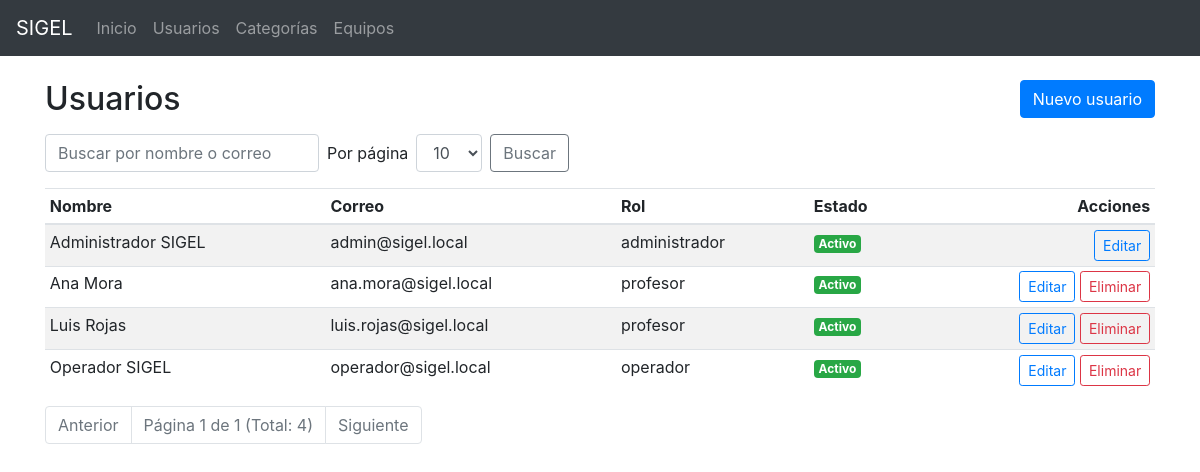
Page /pages/usuarios.php (signed in) on the committed database.
### tables this page shows
CREATE TABLE IF NOT EXISTS usuarios (
    id INT NOT NULL AUTO_INCREMENT,
    rol_id INT NOT NULL,
    nombre VARCHAR(100) NOT NULL,
    correo VARCHAR(150) NOT NULL,
    password_hash VARCHAR(255) NULL,
    activo TINYINT(1) NOT NULL DEFAULT 1,
    intentos_fallidos INT NOT NULL DEFAULT 0,
    bloqueado_hasta DATETIME NULL,
    eliminado_en DATETIME NULL,
    creado_en TIMESTAMP NOT NULL DEFAULT CURRENT_TIMESTAMP,
    PRIMARY KEY (id),
    UNIQUE (correo),
    FOREIGN KEY (rol_id) REFERENCES roles(id)
);

CREATE TABLE IF NOT EXISTS roles (
    id INT NOT NULL AUTO_INCREMENT, 
    nombre VARCHAR(30) NOT NULL,
    PRIMARY KEY (id),
    UNIQUE KEY (nombre)
);

### utils/usuarios.php (called while the page is built, shortened)
<?php
require_once __DIR__ . '/helpers.php';
function contarUsuarios(PDO $pdo, string $busqueda): int {
    $stmt = $pdo->prepare('SELECT COUNT(*) FROM usuarios u
                           WHERE u.eliminado_en IS NULL
                           AND (u.nombre LIKE :q1 OR u.correo LIKE :q2)');
    $patron = patronBusqueda($busqueda);
    $stmt->execute([':q1' => $patron, ':q2' => $patron]);
    return (int) $stmt->fetchColumn();
}
function listarUsuarios(PDO $pdo, string $busqueda, int $limite, int $offset): array {
    $stmt = $pdo->prepare('SELECT u.id, u.nombre, u.correo, u.activo, r.nombre AS rol
                           FROM usuarios u
                           INNER JOIN roles r ON r.id =u.rol_id
                           WHERE u.eliminado_en IS NULL
                           AND (u.nombre LIKE :q1 OR u.correo LIKE :q2)
                           ORDER BY u.nombre ASC, u.id ASC
                           LIMIT :limite OFFSET :offset');
    $patron = patronBusqueda($busqueda);
    $stmt->bindValue(':q1', $patron);
    $stmt->bindValue(':q2', $patron);
    $stmt->bindValue(':limite', $limite, PDO::PARAM_INT);
    $stmt->bindValue(':offset', $offset, PDO::PARAM_INT);
    $stmt->execute();
    return $stmt->fetchAll();
}

### utils/preferencias.php (called while the page is built, shortened)
<?php
function perPageValido($valor): ?int {
    if (!is_string($valor) && !is_int($valor)) {
        return null;
    }
    $numero = filter_var($valor, FILTER_VALIDATE_INT);
    return $numero;
}
function obtenerPorPagina(string $modulo): int {
    $cookie = 'per_page_' . $modulo;
    $guardado = perPageValido($_COOKIE[$cookie] ?? null);
    return PER_PAGE_DEFAULT;
}

### public/pages/usuarios.php (the view, shortened to what this page needs)
<?php
require_once __DIR__ . '/../../utils/csrf.php';
require_once __DIR__ . '/../../utils/preferencias.php';
require_once __DIR__ . '/../../utils/usuarios.php';
$porPagina = obtenerPorPagina('usuarios');
$busqueda = mb_substr(trim(textoPost($_GET, 'q')), 0, 100);
try {
    $pdo = obtener_conexion();
    $total = contarUsuarios($pdo, $busqueda);
    [$pagina, $totalPaginas] = calcularPagina($total, $porPagina);
    $usuarios = listarUsuarios($pdo, $busqueda, $porPagina, ($pagina - 1) * $porPagina);
} catch (PDOException $e) {
    error_log($e->getMessage());
    header('Location: /pages/dashboard.php?error=server_error');
    exit;
}
require_once __DIR__ . '/common/header.php';
?>
<div class="d-flex justify-content-between align-items-center mb-3">
    <h2 class="mb-0">Usuarios</h2>
    <a href="/pages/usuario_form.php" class="btn btn-primary">Nuevo usuario</a>
</div>
<?php renderBuscador('/pages/usuarios.php', $busqueda, $porPagina, 'Buscar por nombre o correo');?>
<?php if (count($usuarios) === 0): ?>
    <p class="text-muted">No se encontraron usuarios.</p>
<?php else: ?>
    <div class="table-responsive">
        <table class="table table-striped table-sm">
            <thead>
                <tr>
                    <th>Nombre</th>
                    <th>Correo</th>
                    <th>Rol</th>
                    <th>Estado</th>
                    <th class="text-right">Acciones</th>
                </tr>
            </thead>
            <tbody>
                <?php foreach ($usuarios as $u): ?>
                    <tr>
                        <td><?= htmlspecialchars($u['nombre'], ENT_QUOTES | ENT_SUBSTITUTE, 'UTF-8') ?></td>
                        <td><?= htmlspecialchars($u['correo'], ENT_QUOTES | ENT_SUBSTITUTE, 'UTF-8') ?></td>
                        <td><?= htmlspecialchars($u['rol'], ENT_QUOTES | ENT_SUBSTITUTE, 'UTF-8') ?></td>
                        <td>
                            <?php if ((int) $u['activo'] === 1): ?>
                                <span class="badge badge-success">Activo</span>
                            <?php else: ?>
                                <span class="badge badge-secondary">Inactivo</span>
                            <?php endif; ?>
                        </td>
                        <td class="text-right">
                            <a href="/pages/usuario_form.php?id=<?= (int) $u['id'] ?>" class="btn btn-sm btn-outline-primary">Editar</a>
                            <?php if ((int) $u['id'] !== (int) $_SESSION['user_id']): ?>
                                <form action="/actions/eliminar_usuario.php" method="post" class="d-inline"
                                      onsubmit="return confirm('¿Eliminar este usuario?');">
                                    <button type="submit" class="btn btn-sm btn-outline-danger">Eliminar</button>
                                </form>
                            <?php endif; ?>
                        </td>
                    </tr>
                <?php endforeach; ?>
            </tbody>
        </table>
    </div>
    <?php renderPaginacion('/pages/usuarios.php', $busqueda, $pagina, $totalPaginas, $total) ?>
<?php endif; ?>
<?php require_once __DIR__ . '/common/footer.php'; ?>

### utils/helpers.php
<?php
require_once __DIR__ . '/preferencias.php';
function textoPost(array $post, string $clave): string
{
    $valor = $post[$clave] ?? '';
    return is_string($valor) ? $valor : '';
}
function patronBusqueda(string $busqueda): string
{
    $limpio = str_replace(['\\', '%', '_'], ['\\\\', '\\%', '\\_'], $busqueda);
    return '%' . $limpio . '%';
}
function calcularPagina(int $total, int $porPagina): array
{
    $totalPaginas = max(1, (int) ceil($total / $porPagina));
    $pagina = filter_var($_GET['pagina'] ?? 1, FILTER_VALIDATE_INT) ?: 1;
    return [min(max($pagina, 1), $totalPaginas), $totalPaginas];
}
function renderBuscador(string $ruta, string $busqueda, int $porPagina, string $placeholder): void
{
    $ruta = htmlspecialchars($ruta, ENT_QUOTES | ENT_SUBSTITUTE, 'UTF-8');
    $busqueda = htmlspecialchars($busqueda, ENT_QUOTES | ENT_SUBSTITUTE, 'UTF-8');
    $placeholder = htmlspecialchars($placeholder, ENT_QUOTES | ENT_SUBSTITUTE, 'UTF-8');
    $opciones = '';
    foreach (PER_PAGE_OPTIONS as $opcion) {
        $marcada = $opcion === $porPagina ? ' selected' : '';
        $opciones .= '<option value="' . $opcion . '"' . $marcada . '>' . $opcion . '</option>';
    }
    echo '<form method="get" action="' . $ruta . '" class="form-inline mb-3">'
        . '<input type="text" name="q" class="form-control mr-2" placeholder="' . $placeholder . '" maxlength="100" value="' . $busqueda . '">'
        . '<label for="per_page" class="mr-2">Por página</label>'
        . '<select name="per_page" id="per_page" class="form-control mr-2" onchange="this.form.submit()">' . $opciones . '</select>'
        . '<button type="submit" class="btn btn-outline-secondary">Buscar</button>'
        . '</form>';
}
function renderPaginacion(string $ruta, string $busqueda, int $pagina, int $totalPaginas, int $total): void
{
    $url = fn(int $p) => htmlspecialchars($ruta . '?' . http_build_query(['q' => $busqueda, 'pagina' => $p]), ENT_QUOTES | ENT_SUBSTITUTE, 'UTF-8');
    echo '<nav aria-label="Paginación"><ul class="pagination">'
        . '<li class="page-item ' . ($pagina <= 1 ? 'disabled' : '') . '"><a class="page-link" href="' . $url(max(1, $pagina - 1)) . '">Anterior</a></li>'
        . '<li class="page-item disabled"><span class="page-link">Página ' . $pagina . ' de ' . $totalPaginas . ' (Total: ' . $total . ')</span></li>'
        . '<li class="page-item ' . ($pagina >= $totalPaginas ? 'disabled' : '') . '"><a class="page-link" href="' . $url(min($totalPaginas, $pagina + 1)) . '">Siguiente</a></li>'
        . '</ul></nav>';
}

### rows in the picture
usuarios: nombre "Administrador SIGEL", correo "admin@sigel.local", rol.nombre "administrador", activo "Activo"
usuarios: nombre "Ana Mora", correo "ana.mora@sigel.local", rol.nombre "profesor", activo "Activo"
usuarios: nombre "Luis Rojas", correo "luis.rojas@sigel.local", rol.nombre "profesor", activo "Activo"
usuarios: nombre "Operador SIGEL", correo "operador@sigel.local", rol.nombre "operador", shows "Activo", activo "1"

### other values in the picture
$totalPaginas "1"
$total "4"
form field per_page "10"
